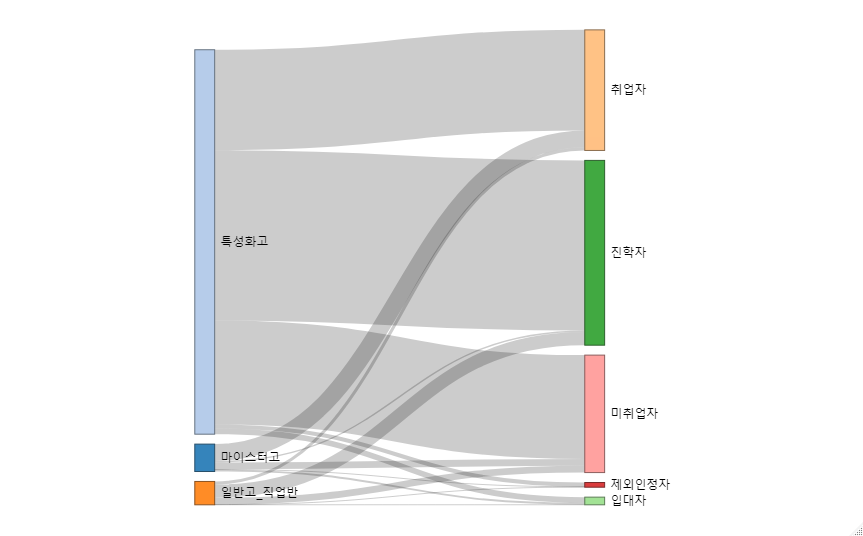

R code for this plot:
library(tidyverse)
library(readxl)
library(plotly)
library(networkD3)

df <- read_excel('./sankey/(직업계고) 시도.유형별 취업현황_2020.xlsx', skip = 2, na = '-', sheet = 1, col_types = c('text', 'text', rep('numeric', 18)), col_names = F)

colnames(df) <- c('지역', '종류', '졸업자.계', '졸업자.남', '졸업자.여', '취업자.계', '취업자.남', '취업자.여', '진학자.계', '진학자.남', '진학자.여', '입대자.계', '입대자.남', '입대자.여', '제외인정자.계', '제외인정자.남', '제외인정자.여', '미취업자.계', '미취업자.남', '미취업자.여')


sankey <- df |> 
  filter(is.na(지역) == FALSE, is.na(종류) == FALSE) |>
  select(-c(지역, 졸업자.계, ends_with('남'), ends_with('여'))) |> 
  group_by(종류) |>
  summarise_all(sum) |>
  rename(c('취업자' = '취업자.계', '진학자' = '진학자.계', '입대자' = '입대자.계', '제외인정자' = '제외인정자.계', '미취업자' = '미취업자.계')) |>
  gather('구분', '학생수', -1) |>
  mutate(종류 = fct_relevel(종류, '마이스터고', '특성화고', '일반고_직업반'), 
         구분 = fct_relevel(구분, '취업자', '진학자', '입대자', '제외인정자', '미취업자')) |>
  arrange(종류, 구분)



from <- unique(as.character(sankey$종류))
to <- unique(as.character(sankey$구분))

plot_ly(type = 'sankey', 
        orientation = 'h',
        node = list(
          label = c(from, to),
          pad = 5, 
          thickness = 30, 
##          valueformat = ".0f",
##          valuesuffix = "%",
          line = list(color = 'black', width = 0.5)
        ), 
        link = list(
          source = c(rep(0, 5), rep(1, 5), rep(2, 5)),
          target = c(rep(3:7, 3)),
          ##          label = c(rep('a', 35)),
          value = sankey$학생수
        ), 
        textfont = list(size = 12)
)

links <- data.frame(
  source = c(rep(0, 5), rep(1, 5), rep(2, 5)),
  target = c(rep(3:7, 3)),
  value = sankey$학생수
)

nodes <- data.frame(
  name = c(from, to)
)

sankeyNetwork(Links = links, Nodes = nodes,
              Source = "source", Target = "target",
              Value = "value", NodeID = "name", 
              sinksRight=FALSE, fontSize = 12, nodeWidth = 20)
